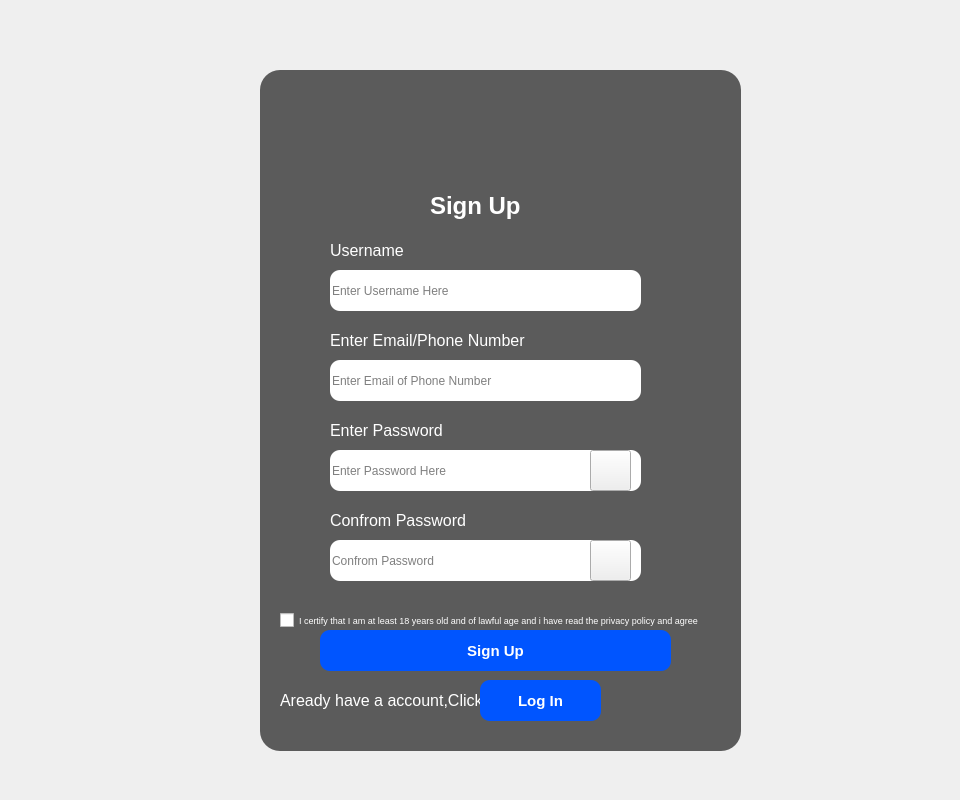
<?xml version="1.0" encoding="UTF-8"?>
<ui version="4.0">
 <class>Form</class>
 <widget class="QWidget" name="Form">
  <property name="geometry">
   <rect>
    <x>0</x>
    <y>0</y>
    <width>960</width>
    <height>800</height>
   </rect>
  </property>
  <property name="windowTitle">
   <string>Form</string>
  </property>
  <widget class="QLabel" name="label">
   <property name="geometry">
    <rect>
     <x>0</x>
     <y>0</y>
     <width>961</width>
     <height>801</height>
    </rect>
   </property>
   <property name="text">
    <string/>
   </property>
   <property name="pixmap">
    <pixmap>../Img/laptops-modern-electronics-store-computer-department-technology-140964701.webp</pixmap>
   </property>
   <property name="scaledContents">
    <bool>true</bool>
   </property>
  </widget>
  <widget class="QLabel" name="label_2">
   <property name="geometry">
    <rect>
     <x>260</x>
     <y>70</y>
     <width>481</width>
     <height>681</height>
    </rect>
   </property>
   <property name="styleSheet">
    <string notr="true">background-color: rgba(50, 50, 50, 200); /* Dark gray with transparency */
border-radius: 20px;                    /* Curved edges */
</string>
   </property>
   <property name="text">
    <string/>
   </property>
   <property name="pixmap">
    <pixmap>Img/blank..png</pixmap>
   </property>
  </widget>
  <widget class="QLabel" name="label_3">
   <property name="geometry">
    <rect>
     <x>370</x>
     <y>90</y>
     <width>261</width>
     <height>81</height>
    </rect>
   </property>
   <property name="text">
    <string/>
   </property>
   <property name="pixmap">
    <pixmap>../Img/Logo.png</pixmap>
   </property>
   <property name="scaledContents">
    <bool>true</bool>
   </property>
  </widget>
  <widget class="QLabel" name="label_4">
   <property name="geometry">
    <rect>
     <x>430</x>
     <y>150</y>
     <width>221</width>
     <height>111</height>
    </rect>
   </property>
   <property name="font">
    <font>
     <pointsize>18</pointsize>
     <bold>true</bold>
    </font>
   </property>
   <property name="styleSheet">
    <string notr="true">color: rgb(255, 255, 255);</string>
   </property>
   <property name="text">
    <string>Sign Up</string>
   </property>
  </widget>
  <widget class="QLineEdit" name="txt_name">
   <property name="geometry">
    <rect>
     <x>330</x>
     <y>270</y>
     <width>311</width>
     <height>41</height>
    </rect>
   </property>
   <property name="styleSheet">
    <string notr="true">border-radius: 10px;
</string>
   </property>
   <property name="placeholderText">
    <string>Enter Username Here</string>
   </property>
  </widget>
  <widget class="QLineEdit" name="txt_enaill">
   <property name="geometry">
    <rect>
     <x>330</x>
     <y>360</y>
     <width>311</width>
     <height>41</height>
    </rect>
   </property>
   <property name="styleSheet">
    <string notr="true">border-radius: 10px;
</string>
   </property>
   <property name="placeholderText">
    <string>Enter Email of Phone Number</string>
   </property>
  </widget>
  <widget class="QLineEdit" name="txt_password">
   <property name="geometry">
    <rect>
     <x>330</x>
     <y>450</y>
     <width>311</width>
     <height>41</height>
    </rect>
   </property>
   <property name="styleSheet">
    <string notr="true">border-radius: 10px;
</string>
   </property>
   <property name="echoMode">
    <enum>QLineEdit::EchoMode::Password</enum>
   </property>
   <property name="placeholderText">
    <string>Enter Password Here</string>
   </property>
  </widget>
  <widget class="QLabel" name="label_5">
   <property name="geometry">
    <rect>
     <x>330</x>
     <y>240</y>
     <width>81</width>
     <height>20</height>
    </rect>
   </property>
   <property name="font">
    <font>
     <pointsize>12</pointsize>
    </font>
   </property>
   <property name="styleSheet">
    <string notr="true">Color:rgb(255, 255, 255)</string>
   </property>
   <property name="text">
    <string>Username</string>
   </property>
  </widget>
  <widget class="QLabel" name="label_6">
   <property name="geometry">
    <rect>
     <x>330</x>
     <y>330</y>
     <width>211</width>
     <height>20</height>
    </rect>
   </property>
   <property name="font">
    <font>
     <pointsize>12</pointsize>
    </font>
   </property>
   <property name="styleSheet">
    <string notr="true">Color:rgb(255, 255, 255)</string>
   </property>
   <property name="text">
    <string>Enter Email/Phone Number</string>
   </property>
  </widget>
  <widget class="QLabel" name="label_7">
   <property name="geometry">
    <rect>
     <x>330</x>
     <y>420</y>
     <width>211</width>
     <height>20</height>
    </rect>
   </property>
   <property name="font">
    <font>
     <pointsize>12</pointsize>
    </font>
   </property>
   <property name="styleSheet">
    <string notr="true">Color:rgb(255, 255, 255)</string>
   </property>
   <property name="text">
    <string>Enter Password</string>
   </property>
  </widget>
  <widget class="QLineEdit" name="txt_confrom_password">
   <property name="geometry">
    <rect>
     <x>330</x>
     <y>540</y>
     <width>311</width>
     <height>41</height>
    </rect>
   </property>
   <property name="styleSheet">
    <string notr="true">border-radius: 10px;
</string>
   </property>
   <property name="echoMode">
    <enum>QLineEdit::EchoMode::Password</enum>
   </property>
   <property name="placeholderText">
    <string>Confrom Password</string>
   </property>
  </widget>
  <widget class="QLabel" name="label_8">
   <property name="geometry">
    <rect>
     <x>330</x>
     <y>510</y>
     <width>211</width>
     <height>20</height>
    </rect>
   </property>
   <property name="font">
    <font>
     <pointsize>12</pointsize>
    </font>
   </property>
   <property name="styleSheet">
    <string notr="true">Color:rgb(255, 255, 255)</string>
   </property>
   <property name="text">
    <string>Confrom Password</string>
   </property>
  </widget>
  <widget class="QLabel" name="label_10">
   <property name="geometry">
    <rect>
     <x>590</x>
     <y>540</y>
     <width>41</width>
     <height>41</height>
    </rect>
   </property>
   <property name="text">
    <string/>
   </property>
   <property name="pixmap">
    <pixmap>Img/eyes_02.png</pixmap>
   </property>
   <property name="scaledContents">
    <bool>true</bool>
   </property>
  </widget>
  <widget class="QCheckBox" name="checkBox">
   <property name="geometry">
    <rect>
     <x>280</x>
     <y>550</y>
     <width>651</width>
     <height>141</height>
    </rect>
   </property>
   <property name="font">
    <font>
     <pointsize>7</pointsize>
    </font>
   </property>
   <property name="styleSheet">
    <string notr="true">Color:rgb(255, 255, 255)</string>
   </property>
   <property name="text">
    <string>I certify that I am at least 18 years old and of lawful age and i have read the privacy policy and agree </string>
   </property>
  </widget>
  <widget class="QPushButton" name="btn_sign_up">
   <property name="geometry">
    <rect>
     <x>320</x>
     <y>630</y>
     <width>351</width>
     <height>41</height>
    </rect>
   </property>
   <property name="font">
    <font>
     <pointsize>11</pointsize>
     <bold>true</bold>
    </font>
   </property>
   <property name="styleSheet">
    <string notr="true">color: rgb(255, 255, 255);
background-color: rgb(0, 85, 255);
border-radius: 10px;
</string>
   </property>
   <property name="text">
    <string>Sign Up</string>
   </property>
  </widget>
  <widget class="QLabel" name="label_11">
   <property name="geometry">
    <rect>
     <x>280</x>
     <y>690</y>
     <width>211</width>
     <height>20</height>
    </rect>
   </property>
   <property name="font">
    <font>
     <pointsize>12</pointsize>
    </font>
   </property>
   <property name="styleSheet">
    <string notr="true">Color:rgb(255, 255, 255)</string>
   </property>
   <property name="text">
    <string>Aready have a account,Click</string>
   </property>
  </widget>
  <widget class="QPushButton" name="log_in">
   <property name="geometry">
    <rect>
     <x>480</x>
     <y>680</y>
     <width>121</width>
     <height>41</height>
    </rect>
   </property>
   <property name="font">
    <font>
     <pointsize>11</pointsize>
     <bold>true</bold>
    </font>
   </property>
   <property name="styleSheet">
    <string notr="true">color: rgb(255, 255, 255);
background-color: rgb(0, 85, 255);
border-radius: 10px;
</string>
   </property>
   <property name="text">
    <string>Log In</string>
   </property>
  </widget>
  <widget class="QPushButton" name="pushButton">
   <property name="geometry">
    <rect>
     <x>590</x>
     <y>450</y>
     <width>41</width>
     <height>41</height>
    </rect>
   </property>
   <property name="text">
    <string/>
   </property>
   <property name="icon">
    <iconset>
     <normaloff>../Img/eye-slash-regular (1).svg</normaloff>../Img/eye-slash-regular (1).svg</iconset>
   </property>
   <property name="iconSize">
    <size>
     <width>32</width>
     <height>32</height>
    </size>
   </property>
  </widget>
  <widget class="QPushButton" name="pushButton_2">
   <property name="geometry">
    <rect>
     <x>590</x>
     <y>540</y>
     <width>41</width>
     <height>41</height>
    </rect>
   </property>
   <property name="text">
    <string/>
   </property>
   <property name="icon">
    <iconset>
     <normaloff>../Img/eye-slash-regular (1).svg</normaloff>../Img/eye-slash-regular (1).svg</iconset>
   </property>
   <property name="iconSize">
    <size>
     <width>32</width>
     <height>32</height>
    </size>
   </property>
  </widget>
 </widget>
 <resources/>
 <connections/>
</ui>
